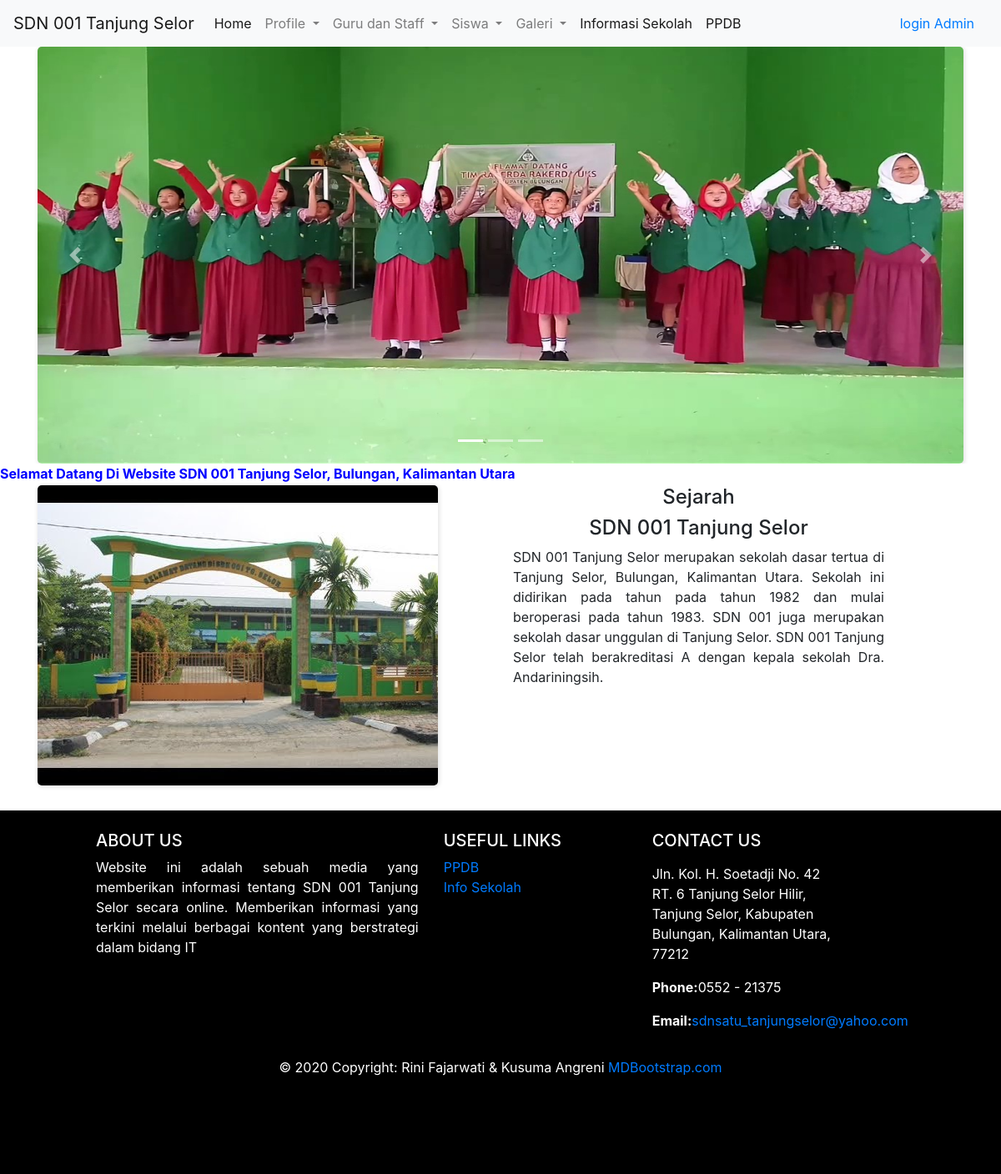
The page /page/sejarah_sekolah.php on the database its author committed.
### tables this page shows
CREATE TABLE `content` (
  `id` int(11) NOT NULL,
  `title` text NOT NULL,
  `content` text NOT NULL,
  `image` varchar(200) NOT NULL,
  `type` varchar(200) NOT NULL
);

### page/sejarah_sekolah.php (the view, shortened to what this page needs)
<?php
$admin = $_SESSION['auth'];
include "../config/koneksi.php";
?>
<!doctype html>
<html lang="en">
<head>
    <link rel="stylesheet" href="https://maxcdn.bootstrapcdn.com/bootstrap/4.0.0/css/bootstrap.min.css">
    <link rel="stylesheet" type="text/css" href="../css/global.css">
</head>
<body>
    <header>
        <nav class="navbar navbar-expand-lg navbar-light bg-light">
            <a class="navbar-brand" href="#">SDN 001 Tanjung Selor</a>
            <div class="collapse navbar-collapse" id="navbarSupportedContent">
                <ul class="navbar-nav mr-auto">
                    <li class="nav-item active">
                        <a class="nav-link" href="home.php">Home <span class="sr-only">(current)</span></a>
                    </li>
                    <li class="nav-item dropdown">
                        <a class="nav-link dropdown-toggle" href="#" id="navbarDropdown" role="button" data-toggle="dropdown" aria-haspopup="true" aria-expanded="false">
                            Profile
                        </a>
                    </li>
                    <li class="nav-item dropdown">
                        <a class="nav-link dropdown-toggle" href="#" id="navbarDropdown" role="button" data-toggle="dropdown" aria-haspopup="true" aria-expanded="false">
                            Guru dan Staff
                        </a>
                    </li>
                    <li class="nav-item dropdown">
                        <a class="nav-link dropdown-toggle" href="#" id="navbarDropdown" role="button" data-toggle="dropdown" aria-haspopup="true" aria-expanded="false">
                            Siswa
                        </a>
                    </li>
                    <li class="nav-item dropdown">
                        <a class="nav-link dropdown-toggle" href="#" id="navbarDropdown" role="button" data-toggle="dropdown" aria-haspopup="true" aria-expanded="false">
                            Galeri
                        </a>
                    </li>
                    <li class="nav-item active">
                        <a class="nav-link" href="info.php">Informasi Sekolah <span class="sr-only">(current)</span></a>
                    </li>
                    <li class="nav-item active">
                        <a class="nav-link" href="https://ppdbsd001tanjungselor.000webhostapp.com/">PPDB <span class="sr-only">(current)</span></a>
                    </li>
                </ul>
                <form class="nav-item active">
                    <?php
                    if ($admin === "true") {
                        echo " <a class='nav-link' href='logout.php'>Logout<span class='sr-only'>(current)</span></a>";
                    } else {
                        echo " <a class='nav-link' href='login.html'>login Admin<span class='sr-only'>(current)</span></a>";
                    }
                    ?>
                </form>
            </div>
        </nav>
        <div class="atas">
            <div id="carouselExampleIndicators" class="carousel slide" data-ride="carousel">
                <ol class="carousel-indicators">
                    <li data-target="#carouselExampleIndicators" data-slide-to="0" class="active"></li>
                    <li data-target="#carouselExampleIndicators" data-slide-to="1"></li>
                    <li data-target="#carouselExampleIndicators" data-slide-to="2"></li>
                </ol>
                <div class="carousel-inner container">
                    <?php
                    $ambildata = mysqli_query($conn, "SELECT * FROM content WHERE type='isifoto'");
                    $i = "false";
                    while ($tampil = mysqli_fetch_array($ambildata)) {
                        if ($i === "false") echo "<div class='carousel-item active'>";
                        else echo "<div class='carousel-item'>";
                        $i = "true";
                        echo "
                        <img class='d-block w-100' src='../image/$tampil[image]' width='350' height='500' alt='$tampil[content]'>
                    </div>
                    ";
                    }
                    ?>
                </div>
                <a class="carousel-control-prev" href="#carouselExampleIndicators" role="button" data-slide="prev">
                    <span class="carousel-control-prev-icon" aria-hidden="true"></span>
                </a>
                <a class="carousel-control-next" href="#carouselExampleIndicators" role="button" data-slide="next">
                    <span class="carousel-control-next-icon" aria-hidden="true"></span>
                </a>
            </div>
        </div>
        <div class="tulisan">
            <marquee style="color:  blue"><b> Selamat Datang Di Website SDN 001 Tanjung Selor, Bulungan, Kalimantan Utara</b>
            </marquee>
        </div>
    </header>
    <main class="container">
        <div class="content row workingspace">
            <div class="col-6">
                <?php
                $ambildata = mysqli_query($conn, "SELECT * FROM content WHERE title='Sejarah'");
                while ($tampil = mysqli_fetch_array($ambildata)) {
                    echo "
                        <img src='../image/$tampil[image]' alt='workingspace' class='img-fluid'>
                     ";
                }
                ?>
            </div>
            <div class="col-5">
                <h4 style="text-align: center;">Sejarah</h4>
                <h4 style="text-align: center;">SDN 001 Tanjung Selor</h4>
                <?php
                $ambildata = mysqli_query($conn, "SELECT * FROM content WHERE title='Sejarah'");
                while ($tampil = mysqli_fetch_array($ambildata)) {
                    echo "
                        <p style='text-align:justify'>$tampil[content]</p>
                     ";
                }
                ?>
            </div>
        </div>
    </main>
    <footer class="page-footer font-small blue pt-4">
        <div class="container-fluid text-center text-md-left">
            <div class="row">
                <div class="col-md-5 mt-md-0 mt-3">
                    <h5 class="text-uppercase">About Us</h5>
                    <?php
                    include "../config/koneksi.php";
                    $ambildata = mysqli_query($conn, "SELECT * FROM content WHERE title='About'");
                    while ($tampil = mysqli_fetch_array($ambildata)) {
                        echo "
                            <p style='text-align:justify'>$tampil[content]</p>
                        ";
                    }
                    ?>
                </div>
                <div class="col-md-3 mb-md-0 mb-3">
                    <h5 class="text-uppercase">Useful Links</h5>
                    <ul class="list-unstyled">
                        <li>
                            <a href="https://ppdbsd001tanjungselor.000webhostapp.com/">PPDB</a>
                        </li>
                        <li>
                            <a href="info.php">Info Sekolah</a>
                        </li>
                    </ul>
                </div>
                <div class="col-md-3 mb-md-0 mb-3">
                    <h5 class="text-uppercase">Contact Us</h5>
                    <ul class="list-unstyled">
                        <li>
                            <p>
                            <address>Jln. Kol. H. Soetadji No. 42 RT. 6 Tanjung Selor Hilir, Tanjung Selor, Kabupaten Bulungan, Kalimantan Utara, 77212</address>
                            </p>
                        </li>
                        <li>
                            <p><strong>Phone:</strong>0552 - 21375<br /></p>
                        </li>
                        <li>
                            <p><strong>Email:</strong><a href="mailto:sdnsatu_tanjungselor@yahoo.com">sdnsatu_tanjungselor@yahoo.com</a></p>
                        </li>
                    </ul>
                </div>
            </div>
        </div>
        <div class="footer-copyright text-center py-3">© 2020 Copyright: Rini Fajarwati & Kusuma Angreni
            <a href="https://mdbootstrap.com/"> MDBootstrap.com</a>
        </div>
    </footer>
</body>
</html>

### css/global.css (style rules this page uses)
.atas { background-color: white; text-align: center; color: white; }
.workingspace { margin-top: 2px; }
footer { background-color: black; color: white; padding: 100px; margin-top: 30px; }
img { box-shadow: 1px 1px 5px 1px rgba(0, 0, 0, 0.1); border-radius: 5px }
span { display: inline-block; width: 300px; height: 50px; overflow: hidden; }

### rows shown on the page
content: image (picture)
content: image (picture), content "SDN 001 Tanjung Selor merupakan sekolah dasar tertua di Tanjung Selor, Bulungan, Kalimantan Utara. Sekolah ini didirikan pada tahun pada tahun 1982 dan mulai beroperasi pada tahun 1983. SDN 001 juga merupakan sekolah dasar unggulan di Tanjung Selor. SDN 001 Tanjung Selor telah berakreditasi A dengan kepala sekolah Dra. Andariningsih."
content: content "Website ini adalah sebuah media yang memberikan informasi tentang SDN 001 Tanjung Selor secara online. Memberikan informasi yang terkini melalui berbagai kontent yang berstrategi dalam bidang IT"
